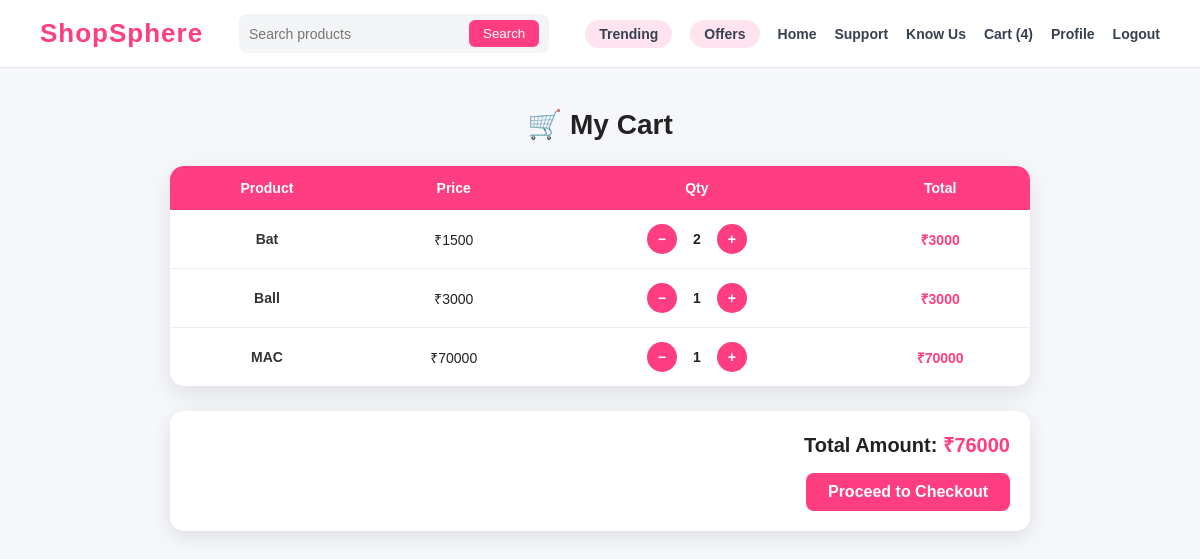
The app's page /cart/ (signed in) with its own data.
### base/models.py (models this page shows)
class CartModel(models.Model):
    pname = models.CharField(max_length=100)
    price = models.IntegerField()
    pcategory = models.CharField(max_length=100)
    quantity = models.IntegerField()
    totalprice = models.IntegerField()
    host = models.ForeignKey(User, on_delete=models.CASCADE)

### base/views.py (the view)
# urls.py: path('cart/',cart,name='cart'),
@login_required
def cart(request):
    cartproducts = CartModel.objects.filter(host=request.user)
    total = sum(i.totalprice for i in cartproducts)
    return render(request,'cart.html',{
        'cartproducts':cartproducts,
        'total':total,
        'cart_count': get_cart_count(request),
    })

### base/views.py (called while the page is built)
def get_cart_count(request):
    if request.user.is_authenticated:
        return CartModel.objects.filter(host=request.user).aggregate(
            total=Sum('quantity')
        )['total'] or 0
    return 0

### base/templates/cart.html
{% extends 'main.html' %}
{% block content %}
<div class="cart-container">
    <h2 class="cart-title">🛒 My Cart</h2>
    <div class="cart-box">
        <table class="cart-table">
            <thead>
                <tr>
                    <th>Product</th>
                    <th>Price</th>
                    <th>Qty</th>
                    <th>Total</th>
                </tr>
            </thead>
            <tbody>
            {% for item in cartproducts %}
                <tr>
                    <td class="product-name">{{ item.pname }}</td>
                    <td>₹{{ item.price }}</td>
                    <td>
                        <div class="qty-control">
                            <a href="{% url 'decrease' item.id %}" class="qty-btn">−</a>
                            <span class="qty">{{ item.quantity }}</span>
                            <a href="{% url 'increase' item.id %}" class="qty-btn">+</a>
                        </div>
                    </td>
                    <td class="total-price">₹{{ item.totalprice }}</td>
                </tr>
            {% empty %}
                <tr>
                    <td colspan="4" class="empty-cart">Your cart is empty 🛍️</td>
                </tr>
            {% endfor %}
            </tbody>
        </table>
    </div>
    <div class="cart-summary">
        <h3>Total Amount: <span>₹{{ total }}</span></h3>
        <a href="#" class="checkout-btn">Proceed to Checkout</a>
    </div>
</div>
{% endblock %}

### static/css/styles.css (style rules this page uses)
* { margin: 0; padding: 0; box-sizing: border-box; }
body { font-family: 'Poppins', sans-serif; background: #f5f7fa; color: #222; }
.cart-container { max-width: 900px; margin: 40px auto; padding: 0 20px; }
.cart-title { text-align: center; font-size: 28px; margin-bottom: 25px; color: #222; }
.cart-box { background: #fff; border-radius: 14px; box-shadow: 0 8px 25px rgba(0,0,0,0.1); overflow: hidden; }
.cart-table { width: 100%; border-collapse: collapse; }
.cart-table thead { background: #ff3d81; color: white; }
.cart-table th, .cart-table td { padding: 14px; text-align: center; font-size: 14px; }
.cart-table tbody tr { border-bottom: 1px solid #eee; }
.cart-table tbody tr:last-child { border-bottom: none; }
.product-name { font-weight: 600; color: #333; }
.total-price { font-weight: 600; color: #ff3d81; }
.qty-control { display: inline-flex; align-items: center; gap: 10px; }
.qty-btn { width: 30px; height: 30px; background: #ff3d81; color: white; border-radius: 50%; display: flex; align-items: center; justify-content: center; text-decoration: none; font-weight: bold; transition: 0.3s; }
.qty { min-width: 20px; font-weight: 600; }
.cart-summary { margin-top: 25px; background: #fff; padding: 20px; border-radius: 14px; box-shadow: 0 6px 20px rgba(0,0,0,0.1); text-align: right; }
.cart-summary h3 { font-size: 20px; margin-bottom: 15px; }
.cart-summary span { color: #ff3d81; }
.checkout-btn { display: inline-block; padding: 10px 22px; background: #ff3d81; color: white; border-radius: 8px; text-decoration: none; font-weight: 600; transition: 0.3s; }

### records on screen
CartModel: pname "Bat", price "1500", quantity "2", totalprice "3000"
CartModel: pname "Ball", price "3000", quantity "1", totalprice "3000"
CartModel: pname "MAC", price "70000", quantity "1", totalprice "70000"

### other values on screen
{{ cart_count }} "4"
{{ total }} "76000"
